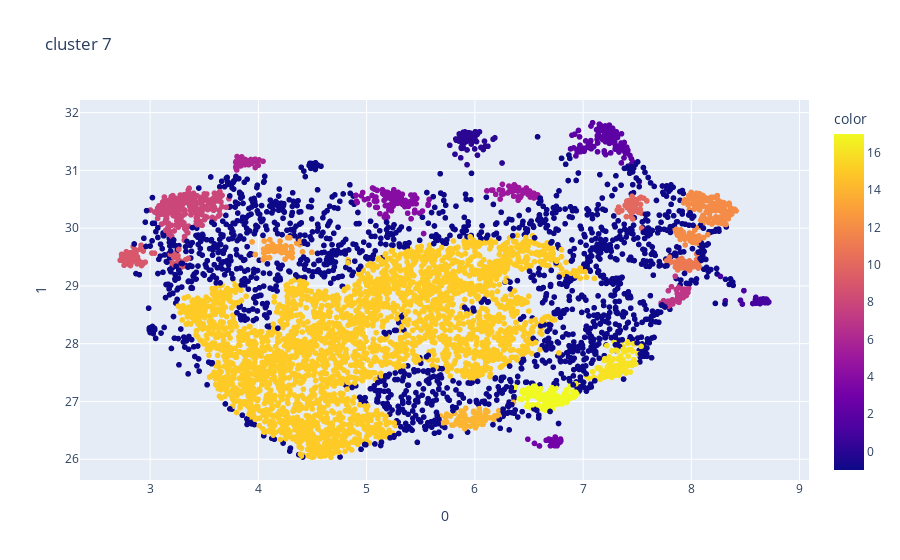

The notebook cell this image was saved under:
### Code cell
cluster_7 = hdbscan.HDBSCAN(min_cluster_size = 40 ,metric='euclidean').fit(umap_embeddings)

fig = px.scatter(umap_embeddings, x=0, y=1, color = cluster_7.labels_, title='cluster 7')
fig.show()

### Figure 1 — Plotly figure (JSON) as saved in the notebook; plotly's stock layout.template omitted (floating-point values rounded to 4 significant figures; data arrays with more than 128 entries replaced by an {"elided": "..."} marker saying what was removed)
{"data": [{"hovertemplate": "0=%{x}<br>1=%{y}<br>color=%{marker.color}<extra></extra>", "legendgroup": "", "marker": {"color": {"elided": "6511 int values"}, "coloraxis": "coloraxis", "symbol": "circle"}, "mode": "markers", "name": "", "showlegend": false, "type": "scattergl", "x": {"elided": "6511 float values"}, "xaxis": "x", "y": {"elided": "6511 float values"}, "yaxis": "y"}], "layout": {"coloraxis": {"colorbar": {"title": {"text": "color"}}, "colorscale": [[0, "#0d0887"], [0.1111, "#46039f"], [0.2222, "#7201a8"], [0.3333, "#9c179e"], [0.4444, "#bd3786"], [0.5556, "#d8576b"], [0.6667, "#ed7953"], [0.7778, "#fb9f3a"], [0.8889, "#fdca26"], [1, "#f0f921"]]}, "legend": {"tracegroupgap": 0}, "title": {"text": "cluster 7"}, "xaxis": {"anchor": "y", "domain": [0, 1], "title": {"text": "0"}}, "yaxis": {"anchor": "x", "domain": [0, 1], "title": {"text": "1"}}}}
